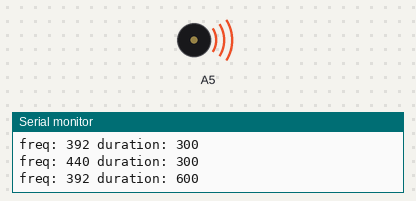
The sketch below on a simulated Arduino Uno, built with avr-gcc and run on an emulated ATmega328P. Shown: buzzer (waves = sounding), the last lines printed to the serial monitor. At 14.5 s the program stops and its outputs stay as they are.

Above: at 1.9 s.
At 14.5 s:
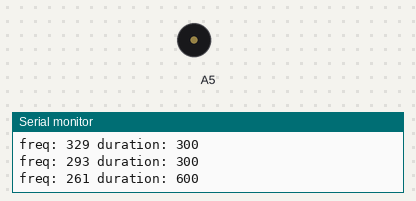
Timing chart, 0 to 16.0 s (numbered marks = the images above):
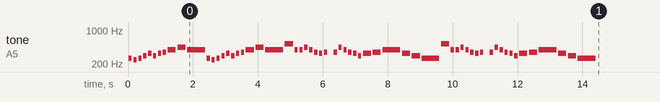

The sketch:

ch-player.ino
```cpp
#include "music.h"
#include "music_lib.h"

using Music::Melody;
Melody betlejem;

void setup() {
	Serial.begin(9600);
	betlejem = MusicLib::PRZYBIEZELI_DO_BETLEJEM;
	betlejem.set_tempo(200);
	betlejem.setPin(A5);
	betlejem.play();
}

void loop() {
	while(true){}
}
```

music.cpp
```cpp
#include "music.h"
using namespace Music;

Melody::Melody(int* frequencies, int* durations, int notes_len, int tempo_):
pin(0),
freqs(frequencies),
durations(durations),
lens(notes_len),
tempo(tempo_)
{
	// this->pin = 0;
	// this->freqs = frequencies;
	// this->durations = durations;
	// this->lens = notes_len;
	// this->tempo = tempo;
}

Melody::Melody()
{
	Melody(NULL, NULL, 0, 100);
}

void Melody::set_tempo(const int tempo)
{
	this->tempo = tempo;
}

void Melody::setPin(int pin)
{
	this-> pin = pin;
}

void Melody::play()
{
	float tempof = (float) this->tempo;
	for (int i = 0; i < this->lens; i++)
	{
		float durationf = (float) this->durations[i];
		float dur = 60.0 / (durationf * tempof);
		// time in ms
		long play_time = (long) 4000 * dur;
		play_note(this->pin, this->freqs[i], play_time);
	}
}

void play_note(int pin, int freq, long duration, int separation)
{
	/**
	* @param pin: pin on which buzzer is connected
	* @param freq: frequencies
	* @param duration: duration in ms
	* @param separation: notes will be separated with given amount of time.
	*/
	Serial.print("freq: ");
	Serial.print(freq);
	Serial.print(" duration: ");
	Serial.println(duration);
	if (freq){
		tone(pin, freq);
		delay(duration-separation);
		noTone(pin);
		delay(separation);
	} else {
		delay(duration);
	}
}
```

music.h
```cpp
#pragma once
#ifndef _MUSIC_H
#define _MUSIC_H

#include <Arduino.h>
namespace Music
{
	namespace Freq
	{
		const int  PAUSE = 0;
		// oktawa mała
		const int  g0 = 196;
		const int  h0 = 246;
		// oktawa razkreślna
		const int  c1 = 261;
		const int  d1 = 293;
		const int  e1 = 329;
		const int  f1 = 349;
		const int  g1 = 392;
		const int  a1 = 440;
		const int  h1 = 493;

		const int cis1 = 277, des1 = 277;
		const int dis1 = 311, es1 = 311;
		const int fis1 = 370, ges1 = 370;
		const int gis1 = 415, as1 = 415;
		const int ais1 = 466, b1 = 466;
		// oktawa dwukreślna
		const int  c2 = 523;
	}

	namespace Tempo
	{
		const int LARGO		= 40;
		const int LENTO		= 60;
		const int ADAGIO	= 70;
		const int MODERATO	= 115;
		const int ALLEGRO	= 137;
		const int VIVO		= 160;
		const int PRESTO 	= 180;
		const int PRESTISSIMO = 200;
	}

	class Melody
	{
	private:
		int pin;
		int* freqs;
		int* durations;
		int lens;
		int tempo;
	public:
		Melody();
		Melody(int* frequencies, int* durations, int notes_len, const int tempo=Tempo::MODERATO);
		void set_tempo(const int tempo);
		void setPin(int pin);
		void play();
		//void play(const int tempo=Tempo::MODERATO);
	};

}

void play_note(int pin, int freq, long duration, int separation=50);

#endif
```

music_lib.h
```cpp
#ifndef _MUSICLIB
#define _MUSICLIB
#include <Arduino.h>
#include "music.h"
const int wn = 1;
const int hn = 2;
const int qn = 4;
const int en = 8;
namespace MusicLib
{
	using namespace Music::Freq;

	Music::Melody melody_out_of_notes(int* freqs, int* lens, int notes_len, int tempo=110)
	{
		// Note* notes = new Note[notes_len];
		Serial.println("====================");
		for (int i = 0; i < notes_len; i++)
		{
			Serial.print("freq: ");
			Serial.print(freqs[i]);
			Serial.print(" len: ");
			Serial.println(lens[i]);
		}
		Serial.println("====================");

		return Music::Melody(freqs, lens, notes_len, tempo);
	}

	namespace Betlejem
	{
		int freqs[] = {
			c1, h0, c1, d1, e1, d1, e1, f1, g1, a1, g1,
			c1, h0, c1, d1, e1, d1, e1, f1, g1, a1, g1, //22
			c2, g1, g1, a1, g1, f1, e1, f1, PAUSE, f1, a1, g1, f1, e1, d1,
			e1, f1, g1, e1, d1, c1, //21
			c2, g1, g1, a1, g1, f1, e1, f1, PAUSE, f1, a1, g1, f1, e1, d1,
			e1, f1, g1, e1, d1, c1
		};
		int lens[] = {
			en, en, en, en, en, en, en, en, qn, qn, hn,
			en, en, en, en, en, en, en, en, qn, qn, hn,
			qn, en, en, en, en, en, en, en, en, en, en, en, en, en, en,
			qn, qn, hn, qn, qn, hn,
			qn, en, en, en, en, en, en, en, en, en, en, en, en, en, en,
			qn, qn, hn, qn, qn, hn
		};
		const int len = 64;
	}
	namespace Simple
	{
		int freqs[] = {c1, d1, PAUSE, e1};
		int lens[] = {hn, en, en, hn};
		const int len = 4;
	}
	Music::Melody PRZYBIEZELI_DO_BETLEJEM = melody_out_of_notes(Betlejem::freqs, Betlejem::lens, Betlejem::len);
	Music::Melody SIMPLE = melody_out_of_notes(Simple::freqs, Simple::lens, Simple::len);
}

#endif
```
